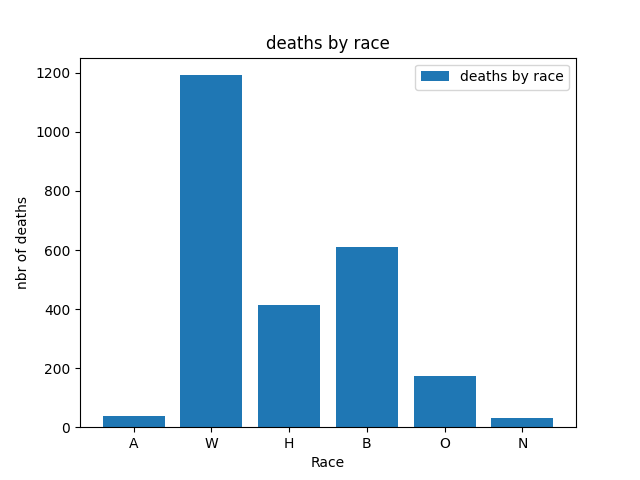

This chart was generated by the following Python code:
import pandas as pd
import numpy as np
import matplotlib.pyplot as plt
import scipy


df_fatalities = pd.read_csv('Deaths_by_Police_US.csv', encoding="windows-1252")
df_fatalities.race = df_fatalities.race.fillna('O')
df_fatalities = df_fatalities[df_fatalities['age'].notna()]
#
list_of_races = df_fatalities['race'].unique()
df_races = pd.DataFrame()

df_temp = pd.DataFrame()
df_temp1 = pd.DataFrame()
df_temp2 = pd.DataFrame()

for i in list_of_races:
    df_temp = df_fatalities.loc[df_fatalities['race'] == i]
    df_temp = df_temp['age']
    df_temp1[i] = df_temp
    df_temp2 = pd.concat([df_temp2, df_temp1], ignore_index=False, axis=1)
    df_temp = pd.DataFrame()
    df_temp1 = pd.DataFrame()

list_count = []

for i in list_of_races:
    list_count.append(df_temp2[i].count())

plt.bar(list_of_races,list_count, label="deaths by race")
plt.legend()

# The following commands add labels to our figure.
plt.xlabel('Race')
plt.ylabel('nbr of deaths')
plt.title('deaths by race')

plt.show()
